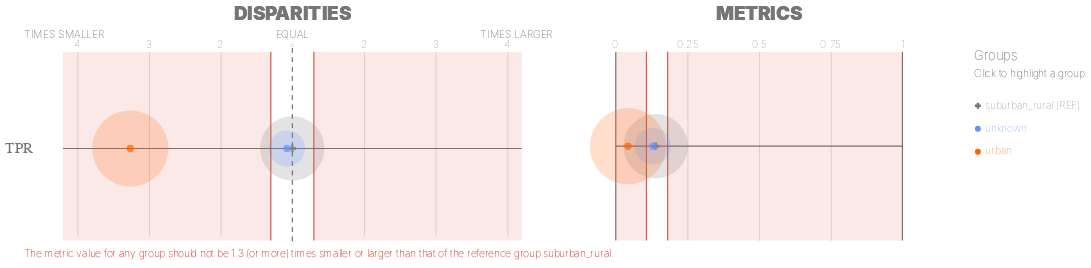

This figure's notebook cell:
### Markdown cell above
### Check for Fairness in Metro_Type (where the school is based)

### Code cell
ap.disparities_metrics(bdf, metrics, 'metro_type', fairness_threshold = disparity_tolerance)

### Figure 1 — Vega-Lite specification as saved in the notebook (floating-point values rounded to 4 significant figures)
{"config": {"view": {"continuousWidth": 400, "continuousHeight": 300, "strokeWidth": 0}, "axisLeft": {"labelColor": "rgb(117,117,117)", "labelFont": "Arial", "labelFontSize": 16}}, "hconcat": [{"layer": [{"data": {"name": "data-a80bbe78875d74850191493116348974"}, "mark": {"type": "rule", "stroke": "rgb(117,117,117)", "strokeWidth": 1.25, "tooltip": ""}, "encoding": {"x": {"type": "quantitative", "field": "x", "scale": {"domain": [-3, 3], "range": [57.0, 513.0]}}, "x2": {"field": "x2"}, "y": {"type": "nominal", "axis": {"domain": false, "labelAngle": 0, "labelPadding": -10, "orient": "left", "ticks": false, "title": ""}, "field": "metric", "scale": {"domain": ["TPR"], "range": [30, 225.0]}}}}, {"data": {"name": "data-79dd248bdaa0ea02c535240e8ad022c8"}, "mark": {"type": "rule", "stroke": "rgb(117,117,117)", "strokeDash": [5, 5], "strokeWidth": 1}, "encoding": {"tooltip": {"value": "suburban_rural [REF]"}, "x": {"value": 285.0}, "y": {"value": 20.83}, "y2": {"value": 229.2}}}, {"data": {"name": "data-f70f876ef858e7578abafe4eee75fee4"}, "mark": {"type": "text", "align": "center", "color": "rgb(117,117,117)", "font": "Arial", "fontSize": 11, "fontWeight": 100, "tooltip": ""}, "encoding": {"text": {"type": "nominal", "field": "label"}, "x": {"type": "quantitative", "field": "value", "scale": {"domain": [-3, 3], "range": [57.0, 513.0]}}, "y": {"value": 17.5}}}, {"layer": [{"mark": {"type": "text", "align": "right", "fill": "rgb(117,117,117)", "font": "Arial", "fontSize": 11, "fontWeight": 100, "tooltip": ""}, "encoding": {"text": {"value": "TIMES SMALLER"}, "x": {"value": 85.5}, "y": {"value": 7.5}}}, {"mark": {"type": "text", "align": "left", "fill": "rgb(117,117,117)", "font": "Arial", "fontSize": 11, "fontWeight": 100, "tooltip": ""}, "encoding": {"text": {"value": "TIMES LARGER"}, "x": {"value": 484.5}, "y": {"value": 7.5}}}, {"mark": {"type": "text", "align": "center", "fill": "rgb(117,117,117)", "font": "Arial", "fontSize": 11, "fontWeight": 100, "tooltip": ""}, "encoding": {"text": {"value": "EQUAL"}, "x": {"value": 285.0}, "y": {"value": 7.5}}}], "data": {"name": "data-79dd248bdaa0ea02c535240e8ad022c8"}}, {"layer": [{"mark": {"type": "rule", "opacity": 0.8, "stroke": "rgb(217, 46, 28)", "strokeWidth": 1.25, "tooltip": ""}, "encoding": {"x": {"type": "quantitative", "field": "min", "scale": {"domain": [-3, 3], "range": [57.0, 513.0]}}, "y": {"value": 25.0}, "y2": {"value": 225.0}}}, {"mark": {"type": "rule", "opacity": 0.8, "stroke": "rgb(217, 46, 28)", "strokeWidth": 1.25, "tooltip": ""}, "encoding": {"x": {"type": "quantitative", "field": "max", "scale": {"domain": [-3, 3], "range": [57.0, 513.0]}}, "y": {"value": 25.0}, "y2": {"value": 225.0}}}, {"layer": [{"mark": {"type": "rect", "fill": "rgb(217, 46, 28)", "opacity": 0.1, "tooltip": ""}, "encoding": {"x": {"type": "quantitative", "field": "min", "scale": {"domain": [-3, 3], "range": [57.0, 513.0]}}, "x2": {"field": "lower_end"}, "y": {"value": 25.0}, "y2": {"value": 225.0}}}, {"mark": {"type": "rect", "fill": "rgb(217, 46, 28)", "opacity": 0.1, "tooltip": ""}, "encoding": {"x": {"type": "quantitative", "field": "max", "scale": {"domain": [-3, 3], "range": [57.0, 513.0]}}, "x2": {"field": "upper_end"}, "y": {"value": 25.0}, "y2": {"value": 225.0}}}]}, {"data": {"name": "data-79dd248bdaa0ea02c535240e8ad022c8"}, "mark": {"type": "text", "align": "left", "baseline": "top", "fill": "rgb(217, 46, 28)", "font": "Arial", "fontSize": 11, "fontWeight": 100, "tooltip": ""}, "encoding": {"text": {"value": "The metric value for any group should not be 1.3 (or more) times smaller or larger than that of the reference group suburban_rural."}, "x": {"value": 0}, "y": {"value": 233.3}}}], "data": {"name": "data-3dee117d57e1ece1df7853af976ed45d"}}, {"layer": [{"mark": "circle"}, {"data": {"name": "data-c9b567e44bc738f5e40a399c47e7d27e"}, "mark": {"type": "circle", "opacity": 0.2}, "encoding": {"color": {"condition": {"type": "nominal", "field": "attribute_value", "legend": null, "scale": {"domain": ["suburban_rural", "unknown", "urban"], "range": ["rgb(117,117,117)", "rgb(100, 143, 255)", "rgb(254, 97, 0)", "rgb(220, 38, 127)", "rgb(255, 176, 0)", "rgb(120, 94, 240)"]}, "selection": "selector007"}, "value": "rgb(224,224,224)"}, "size": {"type": "quantitative", "field": "group_size", "legend": null, "scale": {"domain": [0, 10940.0], "range": [0, 7854.0]}}, "tooltip": [{"type": "nominal", "field": "attribute_value", "title": "Group"}, {"type": "nominal", "field": "tooltip_group_size", "title": "Group Size"}, {"type": "nominal", "field": "tooltip_disparity_explanation_tpr", "title": "Disparity"}, {"type": "quantitative", "field": "tpr", "format": ".2f", "title": "TPR"}], "x": {"type": "quantitative", "axis": {"domain": false, "labels": false, "ticks": false, "title": null, "values": [-3, -2, -1, 1, 2, 3]}, "field": "tpr_disparity_scaled", "scale": {"domain": [-3, 3], "range": [57.0, 513.0]}}, "y": {"type": "nominal", "axis": {"domain": false, "grid": false, "labels": false, "ticks": false, "title": " "}, "field": "metric_variable", "scale": {"domain": ["TPR"], "range": [30, 225.0]}}}, "selection": {"selector009": {"type": "multi", "empty": "all", "fields": ["attribute_value"]}}, "transform": [{"calculate": "'TPR'", "as": "metric_variable"}]}, {"layer": [{"mark": "point"}, {"data": {"name": "data-c9b567e44bc738f5e40a399c47e7d27e"}, "mark": {"type": "point", "filled": true, "size": 60}, "encoding": {"color": {"condition": {"type": "nominal", "field": "attribute_value", "legend": null, "scale": {"domain": ["suburban_rural", "unknown", "urban"], "range": ["rgb(117,117,117)", "rgb(100, 143, 255)", "rgb(254, 97, 0)", "rgb(220, 38, 127)", "rgb(255, 176, 0)", "rgb(120, 94, 240)"]}, "selection": "selector007"}, "value": "rgb(224,224,224)"}, "shape": {"type": "nominal", "field": "attribute_value", "legend": null, "scale": {"domain": ["suburban_rural", "unknown", "urban"], "range": ["cross", "circle", "circle"]}}, "tooltip": [{"type": "nominal", "field": "attribute_value", "title": "Group"}, {"type": "nominal", "field": "tooltip_group_size", "title": "Group Size"}, {"type": "nominal", "field": "tooltip_disparity_explanation_tpr", "title": "Disparity"}, {"type": "quantitative", "field": "tpr", "format": ".2f", "title": "TPR"}], "x": {"type": "quantitative", "axis": {"domain": false, "labels": false, "ticks": false, "title": null, "values": [-3, -2, -1, 1, 2, 3]}, "field": "tpr_disparity_scaled", "scale": {"domain": [-3, 3], "range": [57.0, 513.0]}}, "y": {"type": "nominal", "axis": {"domain": false, "grid": false, "labels": false, "ticks": false, "title": " "}, "field": "metric_variable", "scale": {"domain": ["TPR"], "range": [30, 225.0]}}}, "selection": {"selector008": {"type": "multi", "empty": "all", "fields": ["attribute_value"]}}, "transform": [{"calculate": "'TPR'", "as": "metric_variable"}]}]}]}, {"data": {"name": "data-79dd248bdaa0ea02c535240e8ad022c8"}, "mark": {"type": "text", "align": "center", "fill": "rgb(117,117,117)", "font": "Arial", "fontSize": 20, "fontWeight": 900, "tooltip": ""}, "encoding": {"text": {"value": "DISPARITIES"}, "x": {"value": 285.0}, "y": {"value": -15}}}], "height": 250, "resolve": {"scale": {"size": "independent", "y": "independent"}}, "width": 570.0}, {"layer": [{"data": {"name": "data-2877b248c93196b56da8c0b23bb53c1d"}, "mark": {"type": "rule", "stroke": "rgb(117,117,117)", "strokeWidth": 1.25, "tooltip": ""}, "encoding": {"x": {"type": "quantitative", "field": "start", "scale": {"domain": [0, 1], "range": [38.0, 342.0]}}, "x2": {"field": "end"}, "y": {"type": "nominal", "axis": {"domain": false, "grid": false, "labels": false, "ticks": false, "title": " "}, "field": "y_position", "scale": {"domain": ["TPR"], "range": [25.0, 225.0]}}}}, {"data": {"name": "data-6cfe259518f6c7b358d8f836a73e6b7f"}, "mark": {"type": "rule", "stroke": "rgb(117,117,117)", "strokeWidth": 1.25, "tooltip": ""}, "encoding": {"x": {"type": "quantitative", "field": "x_position", "scale": {"domain": [0, 1], "range": [38.0, 342.0]}}, "y": {"value": 25.0}, "y2": {"value": 225.0}}}, {"data": {"name": "data-60ed1133fa688d151d36705a369482e0"}, "mark": {"type": "text", "align": "center", "color": "rgb(117,117,117)", "font": "Arial", "fontSize": 11, "fontWeight": 100, "tooltip": ""}, "encoding": {"text": {"type": "nominal", "field": "value"}, "x": {"type": "quantitative", "field": "value", "scale": {"domain": [0, 1], "range": [38.0, 342.0]}}, "y": {"value": 17.5}}}, {"layer": [{"mark": {"type": "rect", "opacity": 0.8, "stroke": "rgb(217, 46, 28)", "strokeWidth": 1.25, "tooltip": ""}, "encoding": {"x": {"type": "quantitative", "field": "lower_threshold_value", "scale": {"domain": [0, 1], "range": [38.0, 342.0]}}, "x2": {"field": "lower_threshold_value"}, "y": {"type": "nominal", "axis": {"domain": false, "grid": false, "labels": false, "ticks": false, "title": " "}, "field": "metric", "scale": {"domain": ["TPR"], "range": [25.0, 225.0]}}}}, {"mark": {"type": "rect", "opacity": 0.8, "stroke": "rgb(217, 46, 28)", "strokeWidth": 1.25, "tooltip": ""}, "encoding": {"x": {"type": "quantitative", "field": "upper_threshold_value", "scale": {"domain": [0, 1], "range": [38.0, 342.0]}}, "x2": {"field": "upper_threshold_value"}, "y": {"type": "nominal", "axis": {"domain": false, "grid": false, "labels": false, "ticks": false, "title": " "}, "field": "metric", "scale": {"domain": ["TPR"], "range": [25.0, 225.0]}}}}, {"layer": [{"mark": {"type": "rect", "fill": "rgb(217, 46, 28)", "opacity": 0.1, "tooltip": ""}, "encoding": {"x": {"type": "quantitative", "field": "lower_threshold_value", "scale": {"domain": [0, 1], "range": [38.0, 342.0]}}, "x2": {"field": "lower_end"}, "y": {"type": "nominal", "axis": {"domain": false, "grid": false, "labels": false, "ticks": false, "title": " "}, "field": "metric", "scale": {"domain": ["TPR"], "range": [25.0, 225.0]}}}}, {"mark": {"type": "rect", "fill": "rgb(217, 46, 28)", "opacity": 0.1, "tooltip": ""}, "encoding": {"x": {"type": "quantitative", "field": "upper_threshold_value", "scale": {"domain": [0, 1], "range": [38.0, 342.0]}}, "x2": {"field": "upper_end"}, "y": {"type": "nominal", "axis": {"domain": false, "grid": false, "labels": false, "ticks": false, "title": " "}, "field": "metric", "scale": {"domain": ["TPR"], "range": [25.0, 225.0]}}}}]}], "data": {"name": "data-74b0917fc9b76bd87c3f32f9ae9e31bd"}}, {"layer": [{"mark": "circle"}, {"data": {"name": "data-c9b567e44bc738f5e40a399c47e7d27e"}, "mark": {"type": "circle", "opacity": 0.2}, "encoding": {"color": {"condition": {"type": "nominal", "field": "attribute_value", "legend": null, "scale": {"domain": ["suburban_rural", "unknown", "urban"], "range": ["rgb(117,117,117)", "rgb(100, 143, 255)", "rgb(254, 97, 0)", "rgb(220, 38, 127)", "rgb(255, 176, 0)", "rgb(120, 94, 240)"]}, "selection": "selector007"}, "value": "rgb(224,224,224)"}, "size": {"type": "quantitative", "field": "group_size", "legend": null, "scale": {"domain": [0, 10940.0], "range": [0, 7854.0]}}, "tooltip": [{"type": "nominal", "field": "attribute_value", "title": "Group"}, {"type": "nominal", "field": "tooltip_group_size", "title": "Group Size"}, {"type": "nominal", "field": "tooltip_disparity_explanation_tpr", "title": "Disparity"}, {"type": "quantitative", "field": "tpr", "format": ".2f", "title": "TPR"}], "x": {"type": "quantitative", "axis": {"domain": false, "labels": false, "ticks": false, "title": null, "values": [0.25, 0.5, 0.75]}, "field": "tpr", "scale": {"domain": [0, 1], "range": [38.0, 342.0]}}, "y": {"type": "nominal", "axis": {"domain": false, "grid": false, "labels": false, "ticks": false, "title": " "}, "field": "metric_variable", "scale": {"domain": ["TPR"], "range": [25.0, 225.0]}}}, "selection": {"selector011": {"type": "multi", "empty": "all", "fields": ["attribute_value"]}}, "transform": [{"calculate": "'TPR'", "as": "metric_variable"}]}, {"layer": [{"mark": "point"}, {"data": {"name": "data-c9b567e44bc738f5e40a399c47e7d27e"}, "mark": {"type": "point", "filled": true, "size": 60}, "encoding": {"color": {"condition": {"type": "nominal", "field": "attribute_value", "legend": null, "scale": {"domain": ["suburban_rural", "unknown", "urban"], "range": ["rgb(117,117,117)", "rgb(100, 143, 255)", "rgb(254, 97, 0)", "rgb(220, 38, 127)", "rgb(255, 176, 0)", "rgb(120, 94, 240)"]}, "selection": "selector007"}, "value": "rgb(224,224,224)"}, "shape": {"type": "nominal", "field": "attribute_value", "legend": null, "scale": {"domain": ["suburban_rural", "unknown", "urban"], "range": ["cross", "circle", "circle"]}}, "tooltip": [{"type": "nominal", "field": "attribute_value", "title": "Group"}, {"type": "nominal", "field": "tooltip_group_size", "title": "Group Size"}, {"type": "nominal", "field": "tooltip_disparity_explanation_tpr", "title": "Disparity"}, {"type": "quantitative", "field": "tpr", "format": ".2f", "title": "TPR"}], "x": {"type": "quantitative", "axis": {"domain": false, "labels": false, "ticks": false, "title": null, "values": [0.25, 0.5, 0.75]}, "field": "tpr", "scale": {"domain": [0, 1], "range": [38.0, 342.0]}}, "y": {"type": "nominal", "axis": {"domain": false, "grid": false, "labels": false, "ticks": false, "title": " "}, "field": "metric_variable", "scale": {"domain": ["TPR"], "range": [25.0, 225.0]}}}, "selection": {"selector010": {"type": "multi", "empty": "all", "fields": ["attribute_value"]}}, "transform": [{"calculate": "'TPR'", "as": "metric_variable"}]}]}]}, {"data": {"name": "data-79dd248bdaa0ea02c535240e8ad022c8"}, "mark": {"type": "text", "align": "center", "fill": "rgb(117,117,117)", "font": "Arial", "fontSize": 20, "fontWeight": 900, "tooltip": ""}, "encoding": {"text": {"value": "METRICS"}, "x": {"value": 190.0}, "y": {"value": -15}}}, {"layer": [{"mark": {"type": "point", "filled": true, "opacity": 1, "size": 39.48}, "encoding": {"color": {"condition": {"type": "nominal", "field": "attribute_value", "legend": null, "scale": {"domain": ["suburban_rural", "unknown", "urban"], "range": ["rgb(117,117,117)", "rgb(100, 143, 255)", "rgb(254, 97, 0)", "rgb(220, 38, 127)", "rgb(255, 176, 0)", "rgb(120, 94, 240)"]}, "selection": "selector007"}, "value": "rgb(224,224,224)"}, "shape": {"type": "nominal", "field": "attribute_value", "legend": null, "scale": {"domain": ["suburban_rural", "unknown", "urban"], "range": ["cross", "circle", "circle"]}}, "x": {"value": 422.0}, "y": {"type": "nominal", "axis": {"domain": false, "grid": false, "labels": false, "ticks": false, "title": " "}, "field": "attribute_value", "scale": {"domain": ["suburban_rural", "unknown", "urban"], "range": [70, 143]}}}, "selection": {"selector007": {"type": "multi", "empty": "all", "fields": ["attribute_value"]}}}, {"mark": {"type": "text", "align": "left", "baseline": "middle", "font": "Arial", "fontSize": 11, "fontWeight": 100}, "encoding": {"color": {"condition": {"type": "nominal", "field": "attribute_value", "legend": null, "scale": {"domain": ["suburban_rural", "unknown", "urban"], "range": ["rgb(117,117,117)", "rgb(100, 143, 255)", "rgb(254, 97, 0)", "rgb(220, 38, 127)", "rgb(255, 176, 0)", "rgb(120, 94, 240)"]}, "selection": "selector007"}, "value": "rgb(224,224,224)"}, "text": {"type": "nominal", "field": "label"}, "x": {"value": 430.0}, "y": {"type": "nominal", "axis": {"domain": false, "grid": false, "labels": false, "ticks": false, "title": " "}, "field": "attribute_value", "scale": {"domain": ["suburban_rural", "unknown", "urban"], "range": [70, 143]}}}, "selection": {"selector012": {"type": "multi", "empty": "all", "fields": ["attribute_value"]}}}, {"data": {"name": "data-79dd248bdaa0ea02c535240e8ad022c8"}, "mark": {"type": "text", "align": "left", "baseline": "middle", "color": "rgb(117,117,117)", "font": "Arial", "fontSize": 11, "fontWeight": 100}, "encoding": {"text": {"value": "Click to highlight a group."}, "x": {"value": 418.0}, "y": {"value": 49}}}, {"data": {"name": "data-79dd248bdaa0ea02c535240e8ad022c8"}, "mark": {"type": "text", "align": "left", "baseline": "middle", "color": "rgb(117,117,117)", "font": "Arial", "fontSize": 14, "fontWeight": 100}, "encoding": {"text": {"value": "Groups"}, "x": {"value": 418.0}, "y": {"value": 30}}}], "data": {"name": "data-e1f9423a4bded23d71327d85bde107c5"}}], "height": 250, "resolve": {"scale": {"y": "independent"}}, "width": 380.0}], "bounds": "flush", "spacing": 20, "$schema": "https://vega.github.io/schema/vega-lite/v4.8.1.json", "datasets": {"data-a80bbe78875d74850191493116348974": [{"metric": "TPR", "x": -3.2, "x2": 3.2}], "data-79dd248bdaa0ea02c535240e8ad022c8": [{"a": 1, "b": 0}, {"a": 1, "b": 0}], "data-f70f876ef858e7578abafe4eee75fee4": [{"value": -3, "label": 4}, {"value": -2, "label": 3}, {"value": -1, "label": 2}, {"value": 0, "label": "="}, {"value": 1, "label": 2}, {"value": 2, "label": 3}, {"value": 3, "label": 4}], "data-3dee117d57e1ece1df7853af976ed45d": [{"min": -0.3, "max": 0.3, "lower_end": -3.2, "upper_end": 3.2}], "data-c9b567e44bc738f5e40a399c47e7d27e": [{"attribute_name": "metro_type", "attribute_value": "suburban_rural", "group_size": 6506, "total_entities": 17677, "tpr": 0.1392, "tpr_disparity": 1.0, "tpr_disparity_scaled": 0.0, "tooltip_group_size": "6,506 (36.80%)", "tooltip_disparity_explanation_tpr": "Reference group"}, {"attribute_name": "metro_type", "attribute_value": "unknown", "group_size": 2056, "total_entities": 17677, "tpr": 0.1294, "tpr_disparity": 0.93, "tpr_disparity_scaled": -0.0753, "tooltip_group_size": "2,056 (11.63%)", "tooltip_disparity_explanation_tpr": "1.08 times smaller TPR than the reference group"}, {"attribute_name": "metro_type", "attribute_value": "urban", "group_size": 9115, "total_entities": 17677, "tpr": 0.04267, "tpr_disparity": 0.3067, "tpr_disparity_scaled": -2.261, "tooltip_group_size": "9,115 (51.56%)", "tooltip_disparity_explanation_tpr": "3.26 times smaller TPR than the reference group"}], "data-2877b248c93196b56da8c0b23bb53c1d": [{"y_position": "TPR", "start": 0, "end": 1}], "data-6cfe259518f6c7b358d8f836a73e6b7f": [{"x_position": 0}, {"x_position": 1}], "data-60ed1133fa688d151d36705a369482e0": [{"value": 0.0}, {"value": 0.25}, {"value": 0.5}, {"value": 0.75}, {"value": 1.0}], "data-74b0917fc9b76bd87c3f32f9ae9e31bd": [{"lower_end": 0, "upper_end": 1, "lower_threshold_value": 0.107, "upper_threshold_value": 0.1809, "metric": "TPR"}], "data-e1f9423a4bded23d71327d85bde107c5": [{"attribute_value": "suburban_rural", "label": "suburban_rural [REF]"}, {"attribute_value": "unknown", "label": "unknown"}, {"attribute_value": "urban", "label": "urban"}]}}
